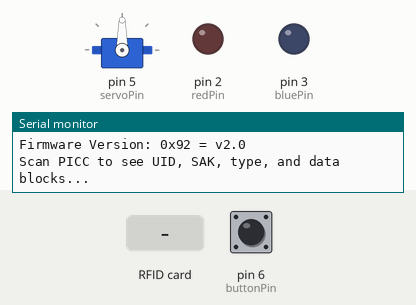
This sketch was run on a simulated Arduino Uno, built with avr-gcc and run on an emulated ATmega328P. On the bench: servo, output pins drawn as LEDs (lit = HIGH), the last lines printed to the serial monitor. Inputs (shaded band) come from the test bench; at power-on: pin 6 (buttonPin) LOW. Pins used as bus, display or sensor lines are not drawn.

Above: at 1.2 s.
1.3 s: RFID card A3 DE EB FA held to the reader
At 2.3 s:
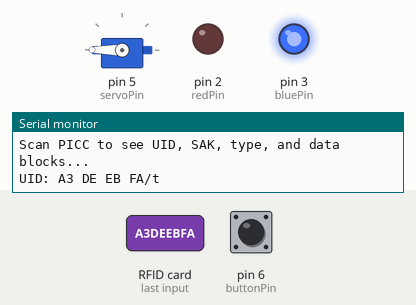
4.3 s: RFID card E3 CE 1A F5 held to the reader
At 5.0 s:
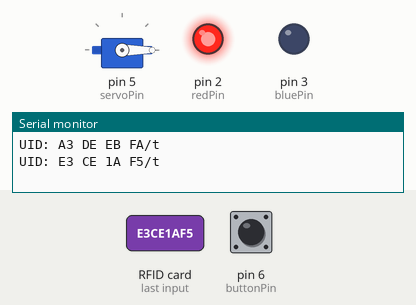
7.3 s: RFID card 5E 7A 19 C4 held to the reader
At 10.2 s:
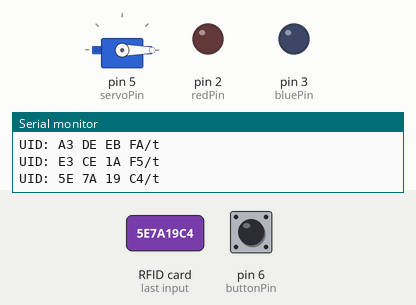
Timing chart, 0 to 11.7 s (numbered marks = the images above; inputs shaded):
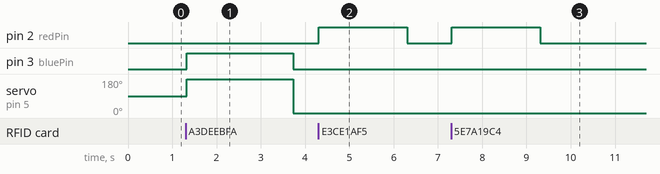

The sketch:

cerradura_rfid.ino
```cpp
#include <SPI.h>
#include <MFRC522.h>
#include <Servo.h>

int redPin=2;
int bluePin=3;
int buttonPin=6;
int buttonVal;

int servoPin=5;
Servo myServo;

#define RST_PIN 9
#define SS_PIN  10
MFRC522 mfrc522(SS_PIN, RST_PIN);

byte LecturaUID[4];
byte Usuario1[4]= {0xA3, 0xDE, 0xEB, 0xFA}; // ID tag RFID 1
byte Usuario2[4]= {0xE3, 0xCE, 0x1A, 0xF5}; // ID tag RFID 2


void setup() {
  // put your setup code here, to run once:
  Serial.begin(9600);
  while (!Serial);
  SPI.begin();
  mfrc522.PCD_Init();
  mfrc522.PCD_DumpVersionToSerial();
  Serial.println(F("Scan PICC to see UID, SAK, type, and data blocks..."));
  pinMode(redPin, OUTPUT);
  pinMode(bluePin, OUTPUT);
  pinMode(buttonPin, INPUT);
  myServo.attach(servoPin);
}

void loop() {
  // put your main code here, to run repeatedly:
  buttonVal=digitalRead(buttonPin);
  if (!mfrc522.PICC_IsNewCardPresent()) {
    return;
  }

  if (!mfrc522.PICC_ReadCardSerial()) {
    return;
  }

  Serial.print("UID:");
  for (byte i=0; i <mfrc522.uid.size; i++) {
    if (mfrc522.uid.uidByte[i] < 0x10) {
      Serial.print(" 0");
    }
    else{
      Serial.print(" ");
    }
    Serial.print(mfrc522.uid.uidByte[i], HEX);
    LecturaUID[i]=mfrc522.uid.uidByte[i];
  }
  Serial.println("/t");

  if(comparaUID(LecturaUID, Usuario1)) {
    digitalWrite(bluePin, HIGH);
    digitalWrite(redPin, LOW);
    myServo.attach(servoPin);
    myServo.write(180);
    delay(400);
    myServo.detach();
    delay(2000);
    digitalWrite(bluePin, LOW);
    digitalWrite(redPin, LOW);
    myServo.attach(servoPin);
    myServo.write(0);
    delay(400);
    myServo.detach();
  }
  else{
    digitalWrite(redPin, HIGH);
    digitalWrite(bluePin, LOW);
    delay(2000);
    digitalWrite(bluePin, LOW);
    digitalWrite(redPin, LOW);
  }
  mfrc522.PICC_HaltA();
}

boolean comparaUID(byte lectura[], byte usuario[]) {
  for (byte i=0; i < mfrc522.uid.size; i++) {
    if(lectura[i] != usuario[i]) {
      return(false);
    }
  }
  return(true);
}
```

Measured:
- after the input at 1.3 s, pin 3 (bluePin): LOW → HIGH at once, → LOW 2.4 s later; servo on pin 5 (servoPin): 90° → 180° at once, → 0° 2.4 s later
- after the input at 4.3 s, pin 2 (redPin): LOW → HIGH at once, → LOW 2.0 s later
- after the input at 7.3 s, pin 2 (redPin): LOW → HIGH at once, → LOW 2.0 s later
